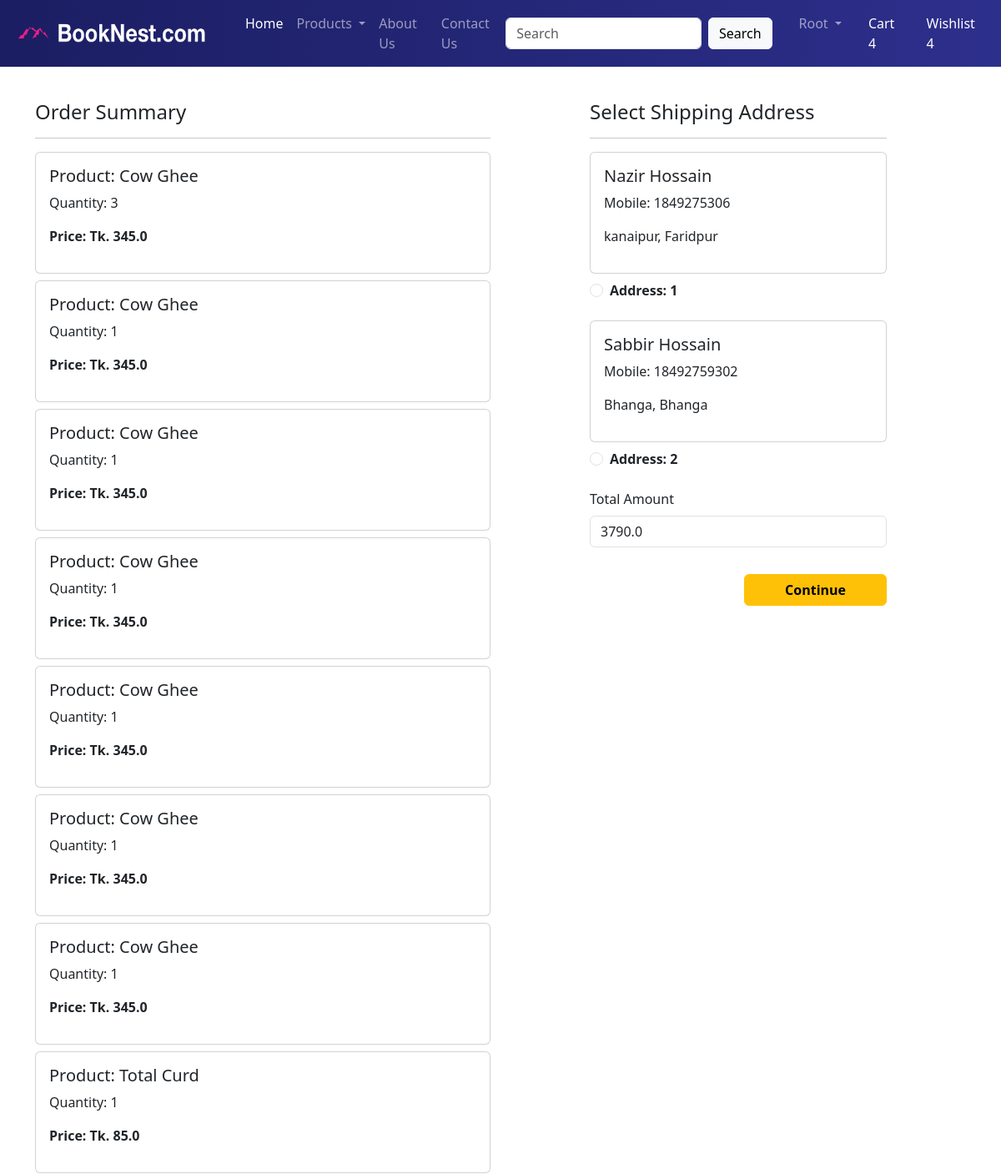
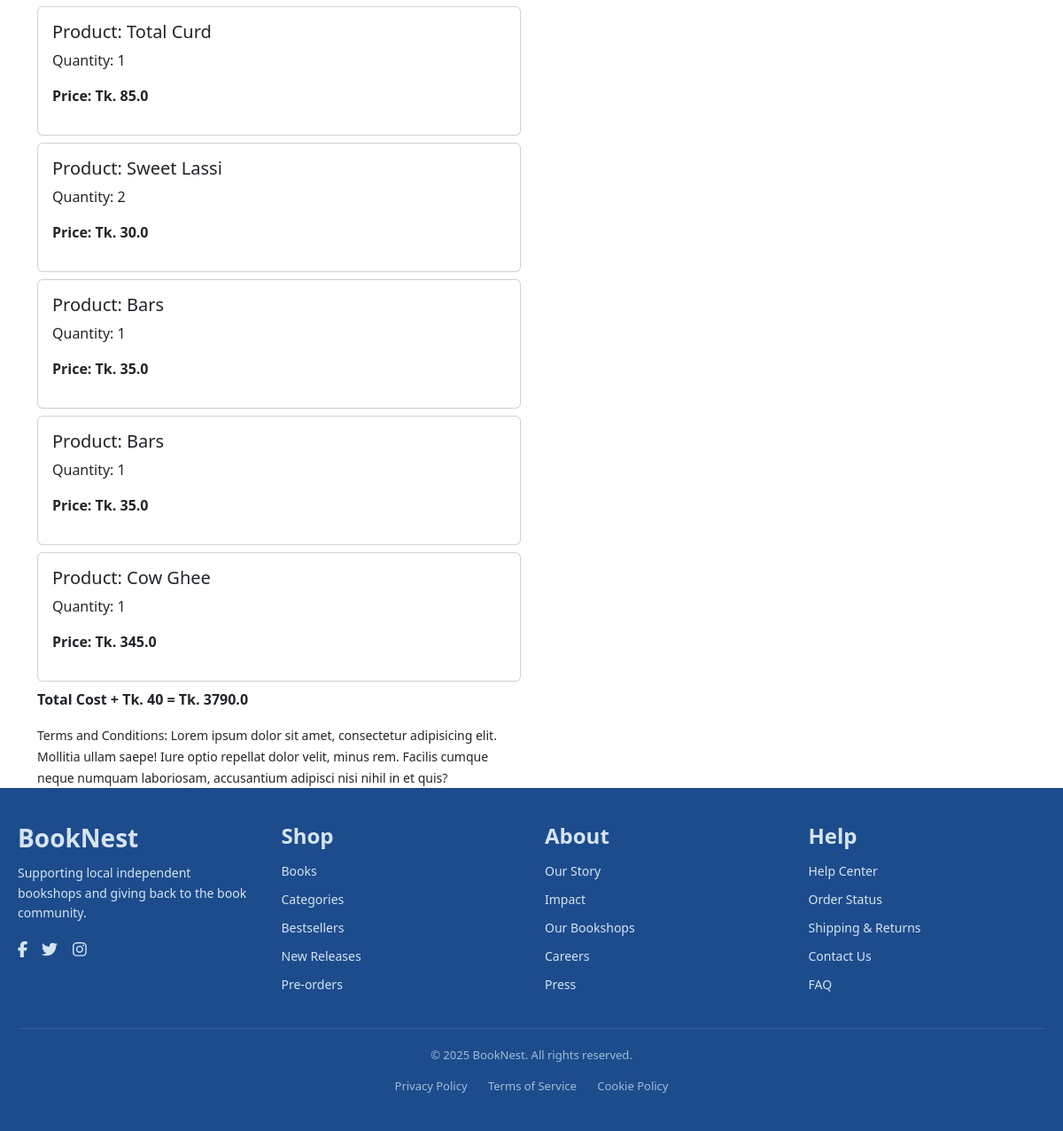
/checkout/ (signed in), run on an earlier commit of the app's database (2 pictures, top to bottom).
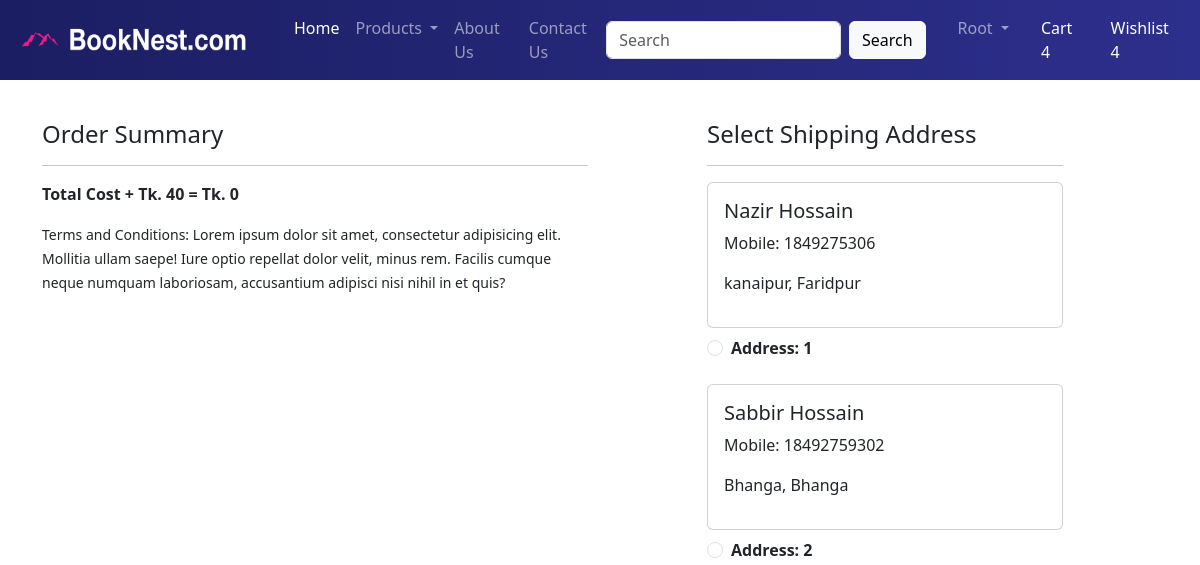
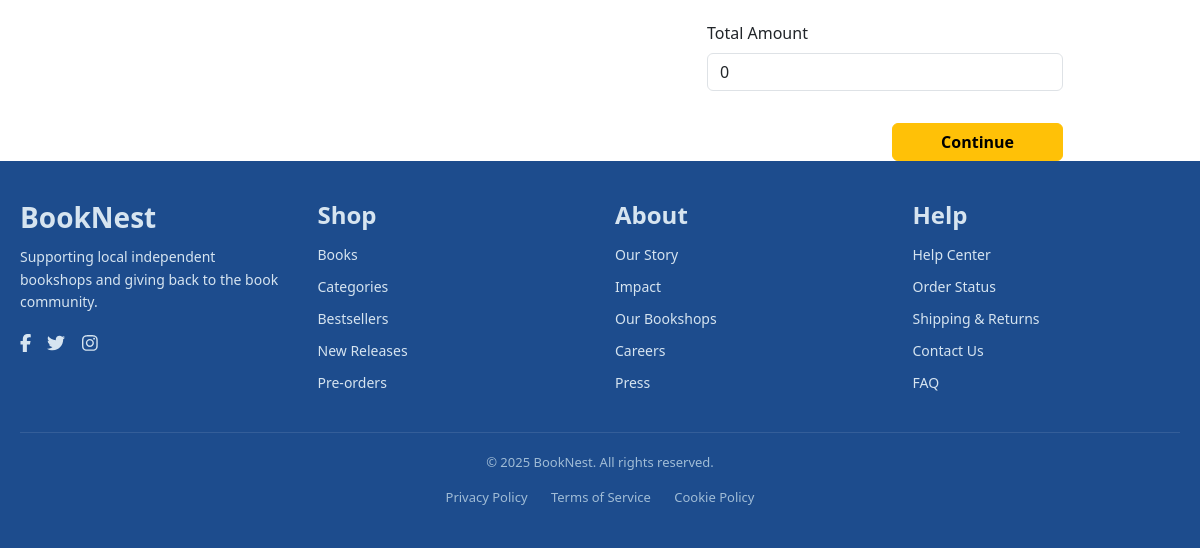
And on a later commit of the database (2 pictures, top to bottom).
### app/models.py (models this page shows, shortened)
class Cart(models.Model):
   user = models.ForeignKey(User, on_delete=models.CASCADE)
   product=models.ForeignKey(Product, on_delete=models.CASCADE)
   quantity=models.PositiveIntegerField(default=1)

class Product(models.Model):
    title = models.CharField(max_length=100)
    selling_price = models.FloatField()
    discounted_price = models.FloatField()
    description = models.TextField()
    composition = models.TextField(default="")
    author = models.CharField(max_length=100, blank=True, null=True)
    prodapp = models.TextField(default="")
    category = models.CharField(choices=CATEGORY_CHOICES, max_length=2)
    product_image = models.ImageField(upload_to='product/')
    format = models.CharField(max_length=50, default='Hardcover')
    pages = models.IntegerField(default=100)
    dimensions = models.CharField(max_length=100, default='6.25 × 9.25 inches')
    publication_date = models.DateField(null=True, blank=True)
    isbn = models.CharField(max_length=20, default='000-0000000000')
    language = models.CharField(max_length=50, default='English')

class Customer(models.Model):
    user = models.ForeignKey(User, on_delete=models.CASCADE)
    name = models.CharField(max_length=200)
    locality = models.CharField(max_length=200)
    city = models.CharField(max_length=200)
    mobile = models.IntegerField(default=0)
    zipcode = models.IntegerField()
    state = models.CharField(choices=STATE_CHOICES, max_length=100)

### app/views.py (the view)
# urls.py: path('checkout/', views.checkout.as_view(),name = "checkout" ),
class checkout(View):
    def get(self, request):
        user = request.user
        add = Customer.objects.filter(user=user)
        cart_items = Cart.objects.filter(user=user)
        famount = 0
        for p in cart_items:
            value = p.quantity * p.product.discounted_price
            famount += value
        totalamount = famount + 40 if cart_items.exists() else 0
        return render(request, 'app/checkout.html', locals())

### app/templates/app/checkout.html (shortened to what this page needs)
{% extends 'app/base.html' %}
{% load static %}
{% block main-content %}
<div class="container">
  <div class="row mt-5">
    <div class="col-sm-6">
      <h4>Order Summary</h4>
      <hr>
      {% for item in cart_items %}
        <div class="card mb-2">
          <div class="card-body">
            <h5>Product: {{ item.product.title }}</h5>
            <p>Quantity: {{ item.quantity }}</p>
            <p class="fw-bold">Price: Tk. {{ item.product.discounted_price }}</p>
          </div>
        </div>
      {% endfor %}
      <p class="fw-bold">Total Cost + Tk. 40 = Tk. {{ totalamount }}</p>
      <small>
        Terms and Conditions: Lorem ipsum dolor sit amet, consectetur adipisicing elit.
        Mollitia ullam saepe! Iure optio repellat dolor velit, minus rem. Facilis cumque neque
        numquam laboriosam, accusantium adipisci nisi nihil in et quis?
      </small>
    </div>
    <div class="col-sm-4 offset-sm-1">
      <h4>Select Shipping Address</h4>
      <hr>
      <form method="post" id="myform">
        {% for ad in add %}
          <div class="card mb-2">
            <div class="card-body">
              <h5>{{ ad.name }}</h5>
              <p>Mobile: {{ ad.mobile }}</p>
              <p>{{ ad.locality }}, {{ ad.city }}</p>
            </div>
          </div>
          <div class="form-check mt-2 mb-4">
            <input class="form-check-input" type="radio" name="custid" id="custadd{{ forloop.counter }}" value="{{ ad.id }}">
            <label class="form-check-label fw-bold" for="custadd{{ forloop.counter }}">
              Address: {{ forloop.counter }}
            </label>
          </div>
        {% endfor %}
        <div class="mb-3">
          <label for="totamount" class="form-label">Total Amount</label>
          <input type="number" class="form-control" name="totamount" value="{{ totalamount }}" readonly>
        </div>
        <div class="text-end">
          <button type="submit" class="btn btn-warning mt-3 px-5 fw-bold">Continue</button>
        </div>
      </form>
    </div>
  </div>
</div>
{% endblock main-content %}

### app/templates/app/base.html (shortened to what this page needs)
<!DOCTYPE html>
{% load static %}
<html lang="en">
<head>
    <link href="https://cdn.jsdelivr.net/npm/bootstrap@5.3.5/dist/css/bootstrap.min.css" rel="stylesheet">
    <link rel="stylesheet" href="{% static 'app/css/owl.carousel.min.css' %}">
    <link rel="stylesheet" href="{% static 'app/css/all.min.css' %}">
    <link rel="stylesheet" href="{% static 'app/css/style.css' %}">
</head>
<body>
  <nav class="navbar navbar-expand-lg navbar-dark navbar-gradient fixed-top">
        <div class="container-fluid">
          <a class="navbar-brand d-flex align-items-center" href="/">
            <img src="{% static 'app/images/banner/BrandName.png' %}" alt="Logo" width="250" height="50" class="me-2">
        </a>
           <div class="collapse navbar-collapse" id="navbarSupportedContent">
            <ul class="navbar-nav me-auto mb-2 mb-lg-0">
              <li class="nav-item">
                <a class="nav-link active" aria-current="page" href="/">Home</a>
              </li>
              <li class="nav-item dropdown">
                <a class="nav-link dropdown-toggle" href="#" role="button" data-bs-toggle="dropdown" aria-expanded="false">
                  Products
                </a>
              </li>
              <li class="nav-item">
                <a class="nav-link" href="{% url 'about'%}">About Us</a>
              </li>
              <li class="nav-item">
                <a class="nav-link" href="{% url 'contact'%}">Contact Us</a>
              </li>
            </ul>
            <form class="d-flex" role="search">
              <input class="form-control me-2" type="search" placeholder="Search" aria-label="Search">
              <button class="btn btn-light" type="submit">Search</button>
            </form>
            <ul class="navbar-nav mb-2 mb-lg-0 ms-3">
              {% if request.user.is_authenticated %}
              <li class="nav-item dropdown mx-2">
                <a class="nav-link dropdown-toggle" href="#" id="profileDropdown" role="button" data-bs-toggle="dropdown" aria-expanded="false">
                  {{ request.user.username|capfirst }}
                </a>
              </li>
              <li class="nav-item mx-2">
                <a href="#" class="nav-link text-white">Cart 4</a>
              </li>
              <li class="nav-item mx-2">
                <a href="#" class="nav-link text-white">Wishlist 4</a>
              </li>
              {% endif %}
            </ul>
          </div>
        </div>
    </nav>
<br><br><br>
    {% block main-content %}{% endblock main-content %}
    <footer class="site-footer">
      <div class="footer-container">
        <div class="footer-section brand">
          <h3>BookNest</h3>
          <p>Supporting local independent bookshops and giving back to the book community.</p>
          <div class="social-icons">
            <a href="#"><i class="fab fa-facebook-f"></i></a>
            <a href="#"><i class="fab fa-twitter"></i></a>
            <a href="#"><i class="fab fa-instagram"></i></a>
          </div>
        </div>
        <div class="footer-section">
          <h4>Shop</h4>
          <ul>
            <li><a href="#">Books</a></li>
            <li><a href="#">Categories</a></li>
            <li><a href="#">Bestsellers</a></li>
            <li><a href="#">New Releases</a></li>
            <li><a href="#">Pre-orders</a></li>
          </ul>
        </div>
        <div class="footer-section">
          <h4>About</h4>
          <ul>
            <li><a href="#">Our Story</a></li>
            <li><a href="#">Impact</a></li>
            <li><a href="#">Our Bookshops</a></li>
            <li><a href="#">Careers</a></li>
            <li><a href="#">Press</a></li>
          </ul>
        </div>
        <div class="footer-section">
          <h4>Help</h4>
          <ul>
            <li><a href="{% url 'contact' %}">Help Center</a></li>
            <li><a href="{% url 'contact' %}">Order Status</a></li>
            <li><a href="{% url 'contact' %}">Shipping & Returns</a></li>
            <li><a href="{% url 'contact' %}">Contact Us</a></li>
            <li><a href="{% url 'contact' %}">FAQ</a></li>
          </ul>
        </div>
      </div>
      <div class="footer-bottom">
        <p>&copy; 2025 BookNest. All rights reserved.</p>
        <div class="footer-links">
          <a href="/">Privacy Policy</a>
          <a href="/">Terms of Service</a>
          <a href="/">Cookie Policy</a>
        </div>
      </div>
    </footer>
</body>
</html>

### app/static/app/css/style.css (style rules this page uses)
.navbar-gradient { background: linear-gradient(to right, #1b1e62, #2d2f8c); }
.site-footer { background-color: #1d4c8d; color: #d6e4f0; padding: 40px 20px; font-family: 'Segoe UI', sans-serif; }
.footer-container { display: flex; flex-wrap: wrap; justify-content: space-between; gap: 30px; max-width: 1200px; margin: auto; }
.footer-section { flex: 1 1 220px; }
.footer-section h3, .footer-section h4 { font-weight: 600; margin-bottom: 12px; }
.footer-section p { font-size: 14px; line-height: 1.6; }
.footer-section ul { list-style: none; padding: 0; margin: 0; }
.footer-section ul li { margin-bottom: 8px; }
.footer-section ul li a { color: #d6e4f0; text-decoration: none; font-size: 14px; }
.social-icons a { margin-right: 12px; color: #d6e4f0; font-size: 18px; text-decoration: none; }
.footer-bottom { border-top: 1px solid rgba(255, 255, 255, 0.1); margin-top: 30px; padding-top: 20px; text-align: center; font-size: 13px; color: #a0bcd6; }
.footer-links { margin-top: 10px; }
.footer-links a { margin: 0 10px; color: #a0bcd6; text-decoration: none; }

What changed in the data, as far as the page shows it:
removed Cart: product "Cow Ghee", quantity "3", product.discounted_price "345.0"
removed Cart: product "Cow Ghee", quantity "1", product.discounted_price "345.0"
removed Cart: product "Cow Ghee", quantity "1", product.discounted_price "345.0"
removed Cart: product "Cow Ghee", quantity "1", product.discounted_price "345.0"
removed Cart: product "Cow Ghee", quantity "1", product.discounted_price "345.0"
removed Cart: product "Cow Ghee", quantity "1", product.discounted_price "345.0"
removed Cart: product "Cow Ghee", quantity "1", product.discounted_price "345.0"
removed Cart: product "Total Curd", quantity "1", product.discounted_price "85.0"
removed Cart: product "Total Curd", quantity "1", product.discounted_price "85.0"
removed Cart: product "Sweet Lassi", quantity "2", product.discounted_price "30.0"
removed Cart: product "Bars", quantity "1", product.discounted_price "35.0"
removed Cart: product "Bars", quantity "1", product.discounted_price "35.0"
removed Cart: product "Cow Ghee", quantity "1", product.discounted_price "345.0"
Also different on the page:
{{ totalamount }}: "3790.0" → "0"
form field totamount: "3790.0" → "0"
